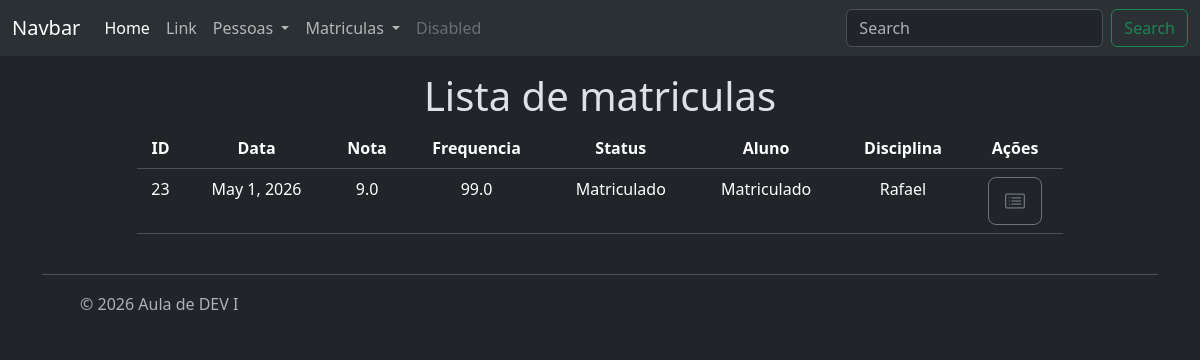
The app's page /relacionamentos/course/funcao/list, older data.
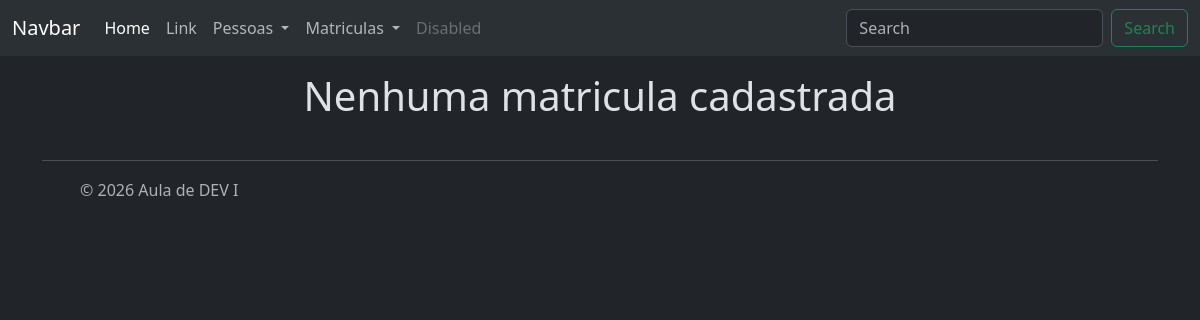
The same page, newer data.
### relacionamentos/models/matricula.py (models this page shows, shortened)
class Matricula(BaseModel):
    data_matricula = models.DateField(
        verbose_name='Data de Matrícula',
        help_text='Digite a data de matrícula do aluno',
    )
    nota = models.FloatField(
        validators=[MinValueValidator(0.0), MaxValueValidator(10.0)],
        verbose_name='Nota',
        help_text='Digite a nota do aluno na disciplina',
    )
    frequencia = models.FloatField(
        verbose_name='Frequência',
        help_text='Digite a frequência do aluno na disciplina',
    )
    status = models.CharField(
        max_length=20,
        help_text='Digite o status da matrícula do aluno na disciplina',
        default=Status.MATRICULADO,
        choices=Status
    )
    aluno = models.ForeignKey(Aluno, on_delete=models.CASCADE, help_text='Selecione o aluno para a matrícula')
    disciplina = models.ForeignKey(Disciplina, on_delete=models.PROTECT, help_text='Selecione a disciplina para a matrícula')

### relacionamentos/models/pessoa.py (models this page shows, shortened)
class Pessoa(BaseModel):
    nome = models.CharField(max_length=100
                            , verbose_name='Nome'
                            , help_text='Insira o nome da pessoa'
                            , validators=[MinLengthValidator(5)])
    data_nascimento = models.DateField(verbose_name='Data de Nascimento'
                                      , help_text='Insira a data de nascimento da pessoa')
    cpf = models.CharField(max_length=11, unique=True
                           , validators=[MinLengthValidator(11), validacao_cpf]
                           , help_text='Insira o CPF da pessoa'
                           , verbose_name='CPF')

### relacionamentos/views/course.py (the view)
# urls.py: path('course/funcao/list',course.list, name='funcao_course_list'),
def list(request):
    course = Matricula.objects.all()
    contexto = {
        "matriculas": course,
    }
    return render(request,'course/list.html',contexto)

### relacionamentos/templates/course/list.html
{% extends "base.html" %}
{% block title %}
    {% if matriculas %}
        Lista de matriculas
    {% else %}
        Nenhuma matricula cadastrada
    {% endif %}
{% endblock title %}
{% block content %}
    {% if matriculas %}
        <table class="table table-hover">
            <thead>
                <th>ID</th>
                <th>Data</th>
                <th>Nota</th>
                <th>Frequencia</th>
                <th>Status</th>
                <th>Aluno</th>
                <th>Disciplina</th>
                <th>Ações</th>
            </thead>
            <tbody>
                {% for matricula in matriculas %}
                    <tr>
                        <td>
                            {{matricula.id}}
                        </td>
                        <td>
                            {{matricula.data_matricula}}
                        </td>
                        <td>
                            {{matricula.nota}}
                        </td>
                        <td>
                            {{matricula.frequencia}}
                        </td>
                        <td>
                            {{matricula.status}}
                        </td>
                        <td>
                            {{matricula.status}}
                        </td>
                        <td>
                            {{matricula.aluno.nome}}
                        </td>
                        <td>
                            <a class="btn btn-outline-secondary btn-lg" role='button' title='Detalhar' href="{% url 'relacionamentos:funcao_course_read' matricula.id %}">
                                <i class="bi bi-card-list"></i>
                            </a>
                        </td>
                    </tr>
                {% endfor %}
            </tbody>
        </table>
    {% endif %}
{% endblock content %}

Row changes from the older to the newer data that the page shows:
removed Matricula: id "23", data_matricula "May 1, 2026", nota "9.0", frequencia "99.0", status "Matriculado", aluno.nome "Rafael"
Text that changed along with them:
text no longer shown: "Lista de matriculas ID Data Nota Frequencia Status Aluno Disciplina Ações"
text now shown: "Nenhuma matricula cadastrada"
